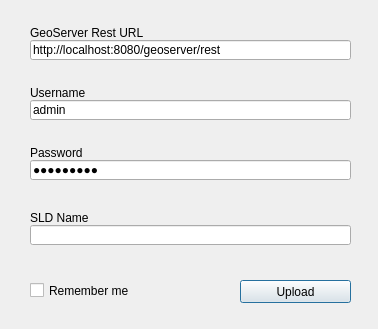
<?xml version="1.0" encoding="UTF-8"?>
<ui version="4.0">
 <class>gsUpload</class>
 <widget class="QDialog" name="gsUpload">
  <property name="geometry">
   <rect>
    <x>0</x>
    <y>0</y>
    <width>378</width>
    <height>329</height>
   </rect>
  </property>
  <property name="windowTitle">
   <string>SLD4raster</string>
  </property>
  <widget class="QLineEdit" name="urlText">
   <property name="geometry">
    <rect>
     <x>30</x>
     <y>40</y>
     <width>321</width>
     <height>20</height>
    </rect>
   </property>
   <property name="toolTip">
    <string/>
   </property>
   <property name="text">
    <string>http://localhost:8080/geoserver/rest</string>
   </property>
   <property name="placeholderText">
    <string/>
   </property>
  </widget>
  <widget class="QLineEdit" name="userText">
   <property name="geometry">
    <rect>
     <x>30</x>
     <y>100</y>
     <width>321</width>
     <height>20</height>
    </rect>
   </property>
   <property name="text">
    <string>admin</string>
   </property>
   <property name="placeholderText">
    <string/>
   </property>
  </widget>
  <widget class="QLineEdit" name="passText">
   <property name="geometry">
    <rect>
     <x>30</x>
     <y>160</y>
     <width>321</width>
     <height>20</height>
    </rect>
   </property>
   <property name="inputMask">
    <string/>
   </property>
   <property name="text">
    <string>geoserver</string>
   </property>
   <property name="echoMode">
    <enum>QLineEdit::Password</enum>
   </property>
   <property name="placeholderText">
    <string/>
   </property>
  </widget>
  <widget class="QLabel" name="label">
   <property name="geometry">
    <rect>
     <x>30</x>
     <y>25</y>
     <width>171</width>
     <height>16</height>
    </rect>
   </property>
   <property name="text">
    <string>GeoServer Rest URL</string>
   </property>
  </widget>
  <widget class="QLabel" name="label_2">
   <property name="geometry">
    <rect>
     <x>30</x>
     <y>85</y>
     <width>171</width>
     <height>16</height>
    </rect>
   </property>
   <property name="text">
    <string>Username</string>
   </property>
  </widget>
  <widget class="QLabel" name="label_3">
   <property name="geometry">
    <rect>
     <x>30</x>
     <y>145</y>
     <width>171</width>
     <height>16</height>
    </rect>
   </property>
   <property name="text">
    <string>Password</string>
   </property>
  </widget>
  <widget class="QPushButton" name="uploadBtn">
   <property name="geometry">
    <rect>
     <x>240</x>
     <y>280</y>
     <width>111</width>
     <height>23</height>
    </rect>
   </property>
   <property name="text">
    <string>Upload</string>
   </property>
  </widget>
  <widget class="QCheckBox" name="checkBox">
   <property name="geometry">
    <rect>
     <x>30</x>
     <y>270</y>
     <width>191</width>
     <height>41</height>
    </rect>
   </property>
   <property name="text">
    <string>Remember me</string>
   </property>
  </widget>
  <widget class="QLineEdit" name="sldText">
   <property name="geometry">
    <rect>
     <x>30</x>
     <y>225</y>
     <width>321</width>
     <height>20</height>
    </rect>
   </property>
   <property name="inputMask">
    <string/>
   </property>
   <property name="text">
    <string/>
   </property>
  </widget>
  <widget class="QLabel" name="label_4">
   <property name="geometry">
    <rect>
     <x>30</x>
     <y>210</y>
     <width>171</width>
     <height>16</height>
    </rect>
   </property>
   <property name="text">
    <string>SLD Name</string>
   </property>
  </widget>
 </widget>
 <resources/>
 <connections/>
</ui>
